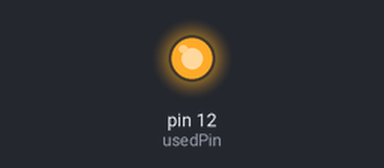
The sketch below on a simulated Arduino Uno, built with avr-gcc and run on an emulated ATmega328P. On the bench: output pins drawn as LEDs (lit = HIGH).

Above: at 1.0 s.
At 3.0 s:
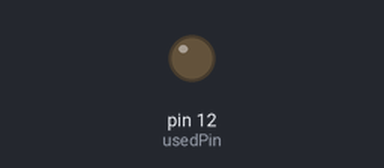
Timing chart, 0 to 5.2 s (numbered marks = the images above):
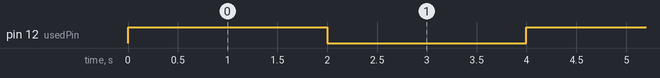

The sketch:

SimpleLedProject.ino
```cpp
int usedPin = 12;

void setup() {

  pinMode(usedPin, OUTPUT);

}

void loop() {

  digitalWrite(usedPin, HIGH);

  delay(2000);

  digitalWrite(usedPin, LOW);

  delay(2000);


}
```

Measured:
- by itself, pin 12 (usedPin): alternates HIGH for 2.0 s and LOW for 2.0 s
